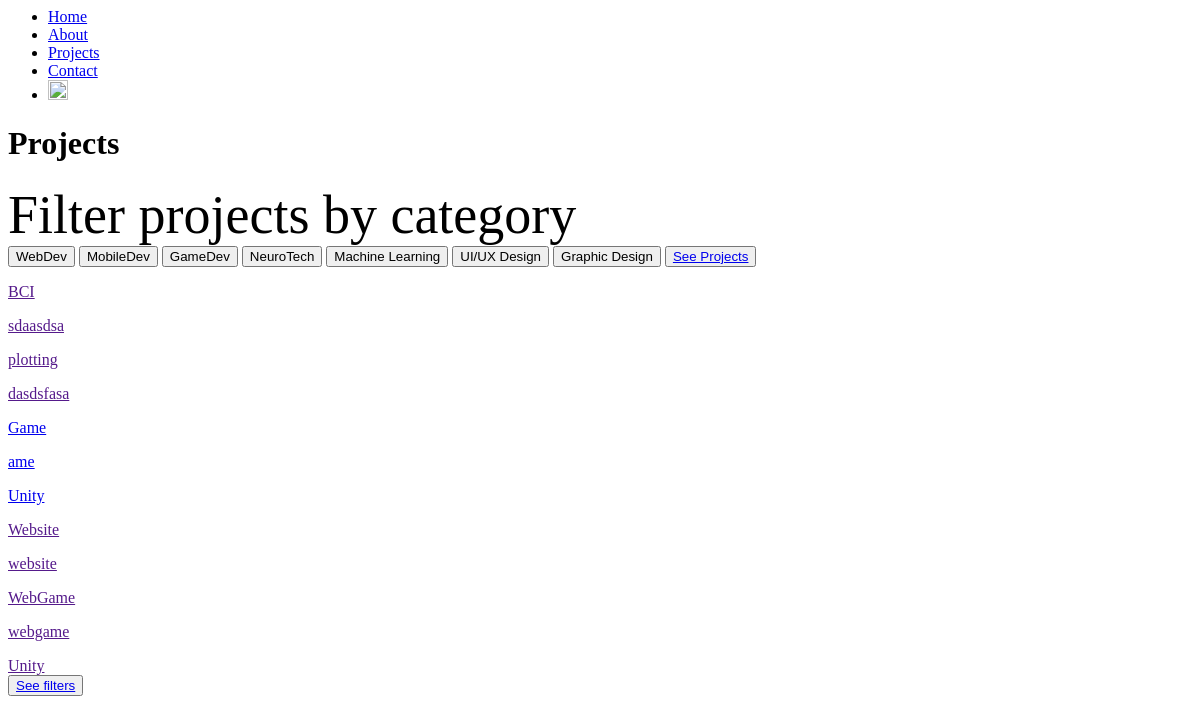
The page /sections/projects/ on the database as committed earlier.
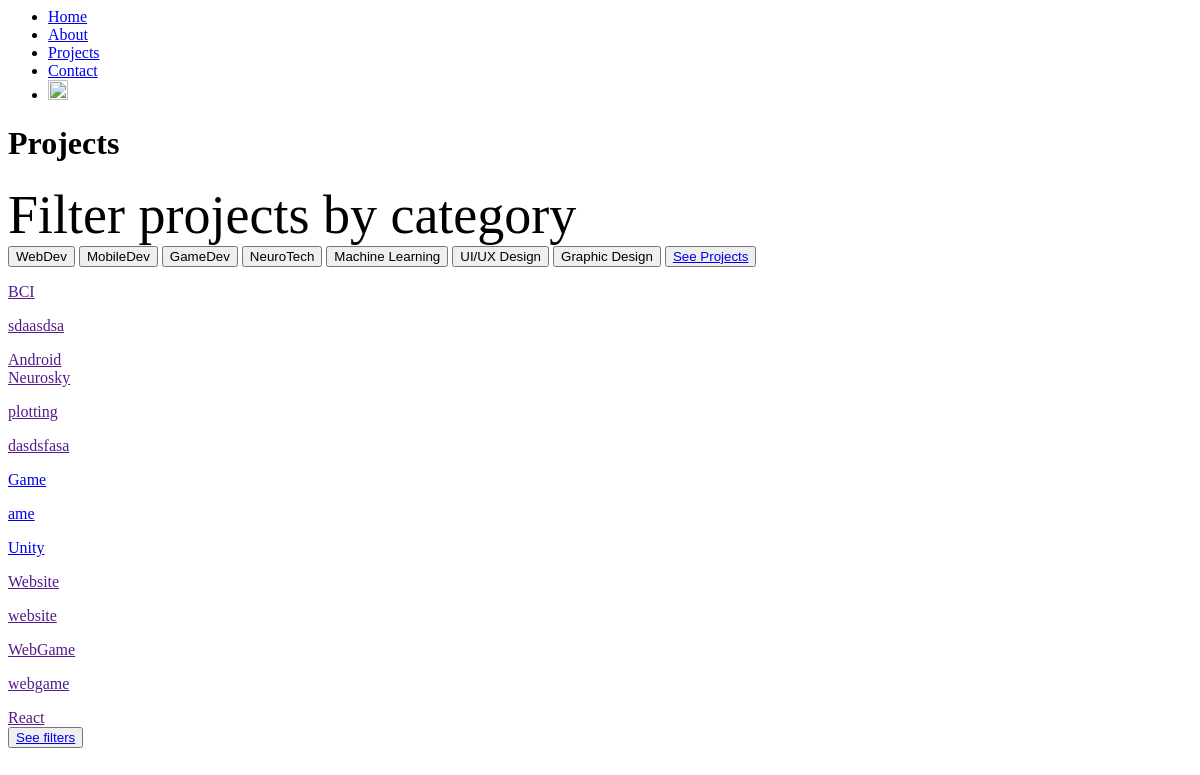
The same page on the database as committed later.
### website/models.py (models this page shows, shortened)
class Project(models.Model):
    image = models.ImageField(upload_to ='static/')
    title = models.CharField(max_length=30, primary_key=True)
    description = models.TextField(max_length=200)
    date_finished = models.DateField()
    link = models.URLField(blank=True)
    tags = models.ManyToManyField("ProjectTag")
    technologies_used = models.ManyToManyField("ProjectTechnology", blank=True)

class ProjectTechnology(models.Model):
    name = models.CharField(max_length=20)

### website/views.py (the view)
# urls.py: path('sections/projects/', views.projects, name='projects'),
def projects(request):
    template = loader.get_template('website/projects.html')
    projects = Project.objects.all().order_by('-date_finished')
    for project in projects:
        project.labels = project.technologies_used.values_list('name', flat=True)
    context = { "projects" : projects }
    return HttpResponse(template.render(context, request))

### templates/website/projects.html (shortened to what the changed rows need)
{% load static %}
<h1 class="title section-title orange">Projects</h1>
<div class="white padding-sides padding-top">
<div id="projectsCarousel" class="carousel slide" data-ride="carousel">
    <div class="carousel-inner">
	<div class="carousel-item active">
		<div class="cards row">
		{% for project in projects|slice:"0:3" %}
		<div class="col-4">
            <a href="{{project.link}}" target="_blank">
			<div class="card project-card">
				<div class="card-body">
					<p class="blue card-title">{{ project.title }}</p>
					<p class="blue card-text">{{ project.description }}</p>
                    {% if project.labels %}
                        <div class="project-labels d-flex">
                        {% for label in project.labels %}
                            <div class="badge badge-primary project-label">{{ label }}</div>
                        {% endfor %}
                        </div>
                    {% endif %}
				</div>
			</div>
            </a>
		</div>
		{% endfor %}
		</div>
	</div>
	{% if projects|length > 3 %}
	<div class="carousel-item">
		<div class="cards row">
		{% for project in projects|slice:"3:6" %}
            <div class="col-4">
                <a href="{{project.link}}" target="_blank">
                <div class="card project-card">
                    <div class="card-body">
                        <p class="blue card-title">{{ project.title }}</p>
                        <p class="blue card-text">{{ project.description }}</p>
                        {% if project.labels %}
                            <div class="project-labels d-flex">
                            {% for label in project.labels %}
                                <div class="badge badge-primary project-label">{{ label }}</div>
                            {% endfor %}
                            </div>
                        {% endif %}
                    </div>
                </div>
                </a>
            </div>
		{% endfor %}
		</div>
	</div>
	{% endif %}
</div>
</div>

Rows that differ between the two databases and show on the page:
added ProjectTechnology: name "Android", shown under Project "BCI"
added ProjectTechnology: name "Neurosky", shown under Project "BCI"
changed Project "WebGame": loses ProjectTechnology (name "Unity")
added ProjectTechnology: name "React", shown under Project "WebGame"
